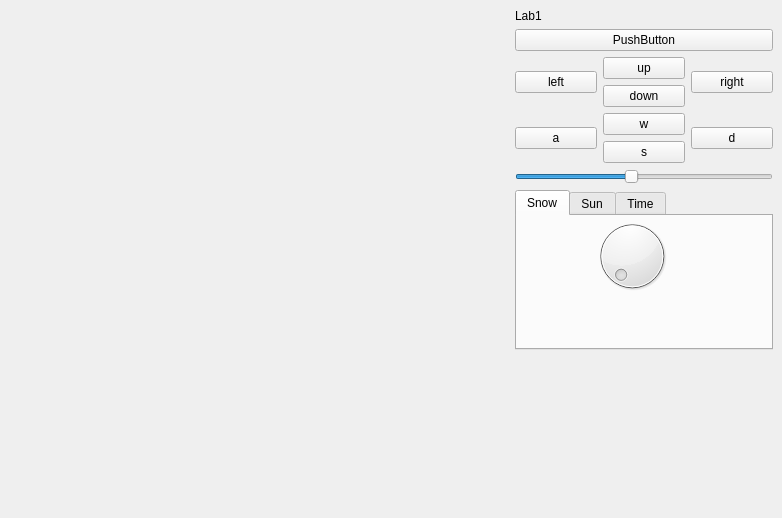
<?xml version="1.0" encoding="UTF-8"?>
<ui version="4.0">
 <class>MainWindow</class>
 <widget class="QMainWindow" name="MainWindow">
  <property name="geometry">
   <rect>
    <x>0</x>
    <y>0</y>
    <width>782</width>
    <height>518</height>
   </rect>
  </property>
  <property name="windowTitle">
   <string>OpenGL</string>
  </property>
  <widget class="QWidget" name="centralwidget">
   <layout class="QHBoxLayout" name="horizontalLayout">
    <item>
     <widget class="GLWidget" name="widget" native="true">
      <property name="sizePolicy">
       <sizepolicy hsizetype="Expanding" vsizetype="Preferred">
        <horstretch>0</horstretch>
        <verstretch>0</verstretch>
       </sizepolicy>
      </property>
      <property name="minimumSize">
       <size>
        <width>500</width>
        <height>500</height>
       </size>
      </property>
      <property name="maximumSize">
       <size>
        <width>500</width>
        <height>500</height>
       </size>
      </property>
     </widget>
    </item>
    <item>
     <layout class="QVBoxLayout" name="verticalLayout_2">
      <item>
       <widget class="QLabel" name="label">
        <property name="text">
         <string>Lab1</string>
        </property>
       </widget>
      </item>
      <item>
       <widget class="QPushButton" name="pushButton">
        <property name="text">
         <string>PushButton</string>
        </property>
       </widget>
      </item>
      <item>
       <layout class="QHBoxLayout" name="horizontalLayout_6">
        <item>
         <widget class="QPushButton" name="left">
          <property name="text">
           <string>left</string>
          </property>
         </widget>
        </item>
        <item>
         <layout class="QVBoxLayout" name="verticalLayout_3">
          <item>
           <widget class="QPushButton" name="up">
            <property name="text">
             <string>up</string>
            </property>
           </widget>
          </item>
          <item>
           <widget class="QPushButton" name="down">
            <property name="text">
             <string>down</string>
            </property>
           </widget>
          </item>
         </layout>
        </item>
        <item>
         <widget class="QPushButton" name="right">
          <property name="text">
           <string>right</string>
          </property>
         </widget>
        </item>
       </layout>
      </item>
      <item>
       <layout class="QHBoxLayout" name="horizontalLayout_7">
        <item>
         <widget class="QPushButton" name="a_">
          <property name="text">
           <string>a</string>
          </property>
         </widget>
        </item>
        <item>
         <layout class="QVBoxLayout" name="verticalLayout_4">
          <item>
           <widget class="QPushButton" name="w_">
            <property name="text">
             <string>w</string>
            </property>
           </widget>
          </item>
          <item>
           <widget class="QPushButton" name="s_">
            <property name="text">
             <string>s</string>
            </property>
           </widget>
          </item>
         </layout>
        </item>
        <item>
         <widget class="QPushButton" name="d_">
          <property name="text">
           <string>d</string>
          </property>
         </widget>
        </item>
       </layout>
      </item>
      <item>
       <widget class="QSlider" name="change_z">
        <property name="minimum">
         <number>-50</number>
        </property>
        <property name="maximum">
         <number>50</number>
        </property>
        <property name="sliderPosition">
         <number>-5</number>
        </property>
        <property name="orientation">
         <enum>Qt::Horizontal</enum>
        </property>
       </widget>
      </item>
      <item>
       <layout class="QHBoxLayout" name="horizontalLayout_2"/>
      </item>
      <item>
       <widget class="QTabWidget" name="tabWidget">
        <property name="currentIndex">
         <number>0</number>
        </property>
        <property name="elideMode">
         <enum>Qt::ElideNone</enum>
        </property>
        <property name="usesScrollButtons">
         <bool>true</bool>
        </property>
        <property name="documentMode">
         <bool>false</bool>
        </property>
        <property name="movable">
         <bool>false</bool>
        </property>
        <property name="tabBarAutoHide">
         <bool>false</bool>
        </property>
        <widget class="QWidget" name="tab">
         <attribute name="title">
          <string>Snow</string>
         </attribute>
         <widget class="QDial" name="snow">
          <property name="geometry">
           <rect>
            <x>50</x>
            <y>0</y>
            <width>130</width>
            <height>80</height>
           </rect>
          </property>
         </widget>
        </widget>
        <widget class="QWidget" name="tab_2">
         <attribute name="title">
          <string>Sun</string>
         </attribute>
         <widget class="QDial" name="sun">
          <property name="geometry">
           <rect>
            <x>50</x>
            <y>0</y>
            <width>130</width>
            <height>80</height>
           </rect>
          </property>
          <property name="maximum">
           <number>360</number>
          </property>
          <property name="value">
           <number>1</number>
          </property>
          <property name="sliderPosition">
           <number>1</number>
          </property>
         </widget>
        </widget>
        <widget class="QWidget" name="tab_3">
         <attribute name="title">
          <string>Time</string>
         </attribute>
         <widget class="QDial" name="time">
          <property name="geometry">
           <rect>
            <x>50</x>
            <y>0</y>
            <width>130</width>
            <height>80</height>
           </rect>
          </property>
          <property name="maximum">
           <number>360</number>
          </property>
          <property name="pageStep">
           <number>1</number>
          </property>
          <property name="value">
           <number>0</number>
          </property>
         </widget>
        </widget>
       </widget>
      </item>
      <item>
       <spacer name="verticalSpacer">
        <property name="orientation">
         <enum>Qt::Vertical</enum>
        </property>
        <property name="sizeHint" stdset="0">
         <size>
          <width>20</width>
          <height>40</height>
         </size>
        </property>
       </spacer>
      </item>
     </layout>
    </item>
   </layout>
  </widget>
 </widget>
 <customwidgets>
  <customwidget>
   <class>GLWidget</class>
   <extends>QWidget</extends>
   <header>glwidget.h</header>
   <container>1</container>
  </customwidget>
 </customwidgets>
 <resources/>
 <connections/>
</ui>
